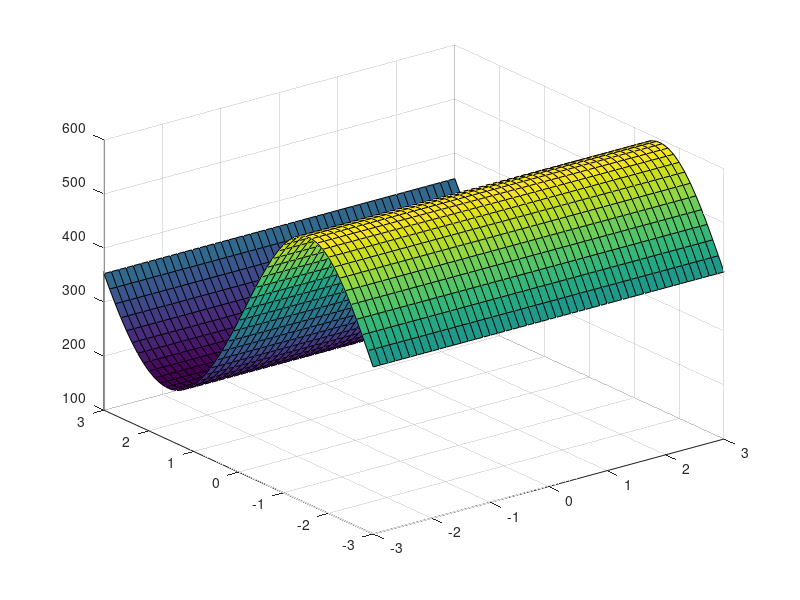
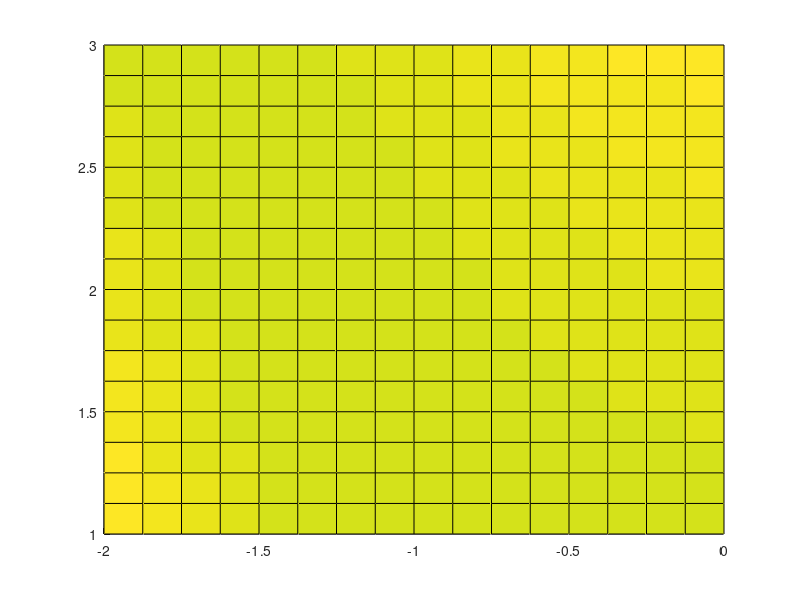

Here is the MATLAB script that generated these plots, in order: (Note: this script raises an error after producing the figures.)
% Aufgabe 2a)
x = -3:0.125:3;
y = -3:0.125:3;
[X,Y] = meshgrid(x,y);
F = exp(sin(X+Y)) * (Y.^2 + Y.^2);
surf(X,Y,F);
figure;

hold on
% Aufgabe 2b)
x = -2:0.125:0;
y = 1:0.125:3;
[X,Y] = meshgrid(x,y);
F1 = 100 * (Y - X.^2).^2 + (1 - X).^2;
F2 = -99 - 2*X + 200*Y + 201*X.^2 + 400*X*Y + 100*Y.^2;
surf(X, Y, F1);
surf(X, Y, F2);

% Aufgabe 3a)
m1 = [25 -5 15; -5 10 -15; 15 -15 29];
m2 = [2 3 0 -6; 3 7 4 8; 0 4 -2 7; -6 8 7 1];
m3 = [2 3; 3 2];
m5 = [2 4; 1 2];
disp( eig(m1) ); % positiv definit
disp( eig(m2) ); % indefinit
disp( eig(m3) );
disp( eig(m5) );

% Aufgabe 3b)
disp( eval(@sin, [pi 0.5*pi]) );

fnct = @(x) 100 * (x - x.^2).^2;
disp ( eval(fnct, [0 4]) );

function out_vals = eval(fnct, in_vals)
    out_vals = fnct(in_vals);
end